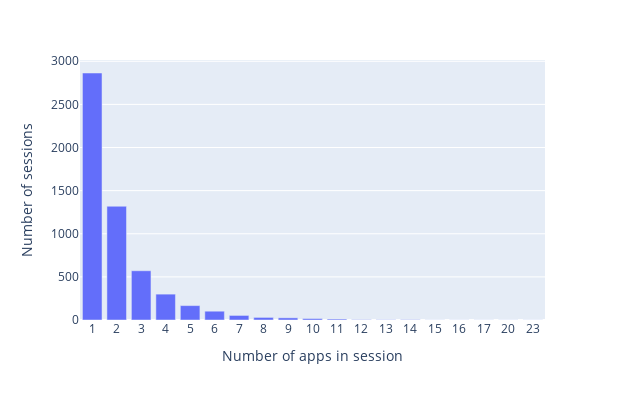

The code cell stored with this chart in its notebook:
### Markdown cell above
After having merged the repeatin events, we look at the updated distributions of session length

### Code cell
updated_session_lengths_20=user_0_20s_final.groupby('session_20').agg({'app_code':'size'}).rename(columns={'app_code':'session_length'}).groupby('session_length').size()
fig = px.bar(x=updated_session_lengths_20.index.values, y = updated_session_lengths_20.values,width=625,height=400)
fig.update_layout(
    xaxis_title="Number of apps in session",
    yaxis_title="Number of sessions")
fig.update_xaxes(type='category')

### Figure 1 — Plotly figure (JSON) as saved in the notebook; plotly's stock layout.template omitted (floating-point values rounded to 4 significant figures)
{"data": [{"alignmentgroup": "True", "hovertemplate": "x=%{x}<br>y=%{y}<extra></extra>", "legendgroup": "", "marker": {"color": "#636efa", "pattern": {"shape": ""}}, "name": "", "offsetgroup": "", "orientation": "v", "showlegend": false, "textposition": "auto", "type": "bar", "x": [1, 2, 3, 4, 5, 6, 7, 8, 9, 10, 11, 12, 13, 14, 15, 16, 17, 20, 23], "xaxis": "x", "y": [2864, 1319, 571, 300, 167, 102, 53, 30, 25, 17, 11, 4, 3, 4, 1, 1, 1, 1, 1], "yaxis": "y"}], "layout": {"barmode": "relative", "height": 400, "legend": {"tracegroupgap": 0}, "margin": {"t": 60}, "width": 625, "xaxis": {"anchor": "y", "domain": [0, 1], "title": {"text": "Number of apps in session"}, "type": "category"}, "yaxis": {"anchor": "x", "domain": [0, 1], "title": {"text": "Number of sessions"}}}}
